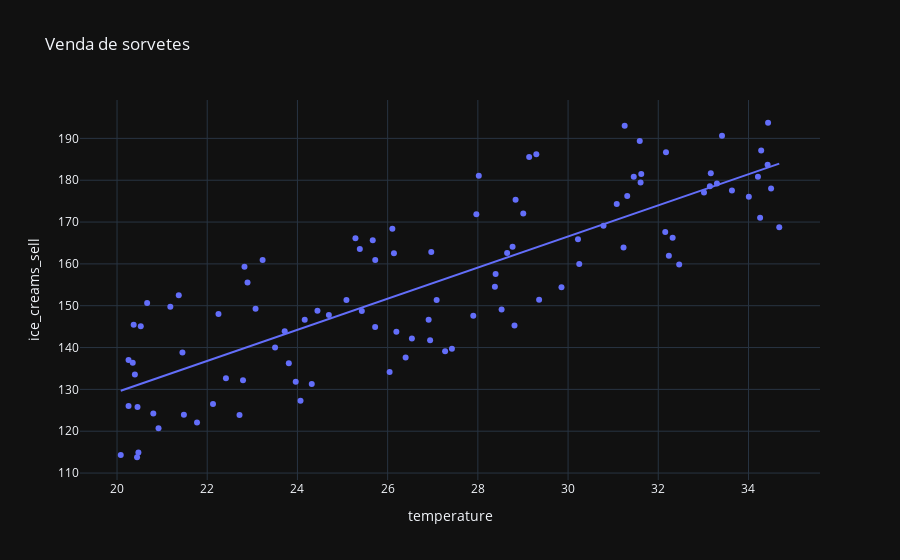

Notebook code cell kept with this figure:
### Markdown cell above
## Lineariedade

### Code cell
px.scatter(df, x='temperature', y='ice_creams_sell', title="Venda de sorvetes", trendline='ols')
